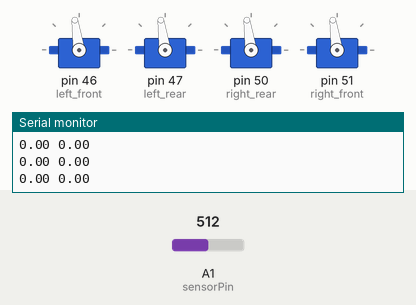
Recording of a sketch running on a simulated Arduino Mega 2560, built with avr-gcc and run on an emulated ATmega2560. Shown: 4 × servo, the last lines printed to the serial monitor. The inputs (shaded band) are chosen by the test bench; at power-on: A1 (sensorPin) = 512.

Above: at 1.7 s.
1.8 s: A1 (sensorPin) set to 492
At 3.1 s:
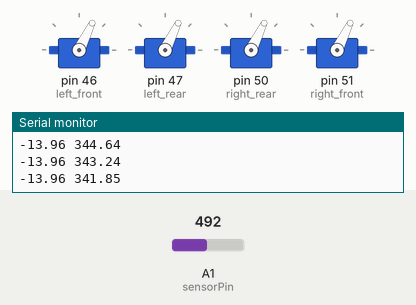
4.8 s: A1 (sensorPin) set to 349
At 5.75 s:
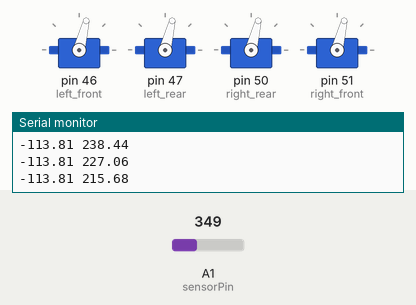
7.8 s: A1 (sensorPin) set to 369
Timing chart, 0 to 16.8 s (numbered marks = the images above; inputs shaded):
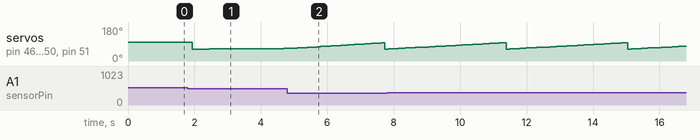

The sketch:

gyro_test.ino
```cpp
# include <Servo.h>   // include the library of servo motor control

// define the control pin of each motor
const byte left_front = 46;
const byte left_rear = 47;
const byte right_rear = 50;
const byte right_front = 51;


int sensorPin = A1;         //define the pin that gyro is connected
int T = 100;                // T is the time of one loop, 0.1 sec
int sensorValue = 0;        // read out value of sensor
float gyroSupplyVoltage = 5;    // supply voltage for gyro
float gyroZeroVoltage = 0;  // the value of voltage when gyro is zero
float gyroSensitivity = 0.007;  // gyro sensitivity unit is (mv/degree/second) get from datasheet
float rotationThreshold = 1.5;  // because of gyro drifting, defining rotation angular velocity less
                                // than this value will be ignored
float gyroRate = 0;         // read out value of sensor in voltage
float currentAngle = 0;     // current angle calculated by angular velocity integral on
byte serialRead = 0;        // for serial print control

// create servo objects for each motor
Servo left_front_motor;
Servo left_rear_motor;
Servo right_rear_motor;
Servo right_front_motor;

int speed_val = 0;

//PID Parameters
float desiredAngle = 50;

float u = 0;

float error = 0;
float prevError = 0;
float errorDiff = 0;
float errorInt = 0;

float P = 1;
float I = 0;
float D = 0;

void setup() {
    // put your setup code here, to run once:
    Serial.begin(9600);

    // this section is initialize the sensor, find the value of voltage when gyro is zero
    int i;
    float sum = 0;
    pinMode(sensorPin,INPUT);

    Serial.println("please keep the sensor still for calibration");
    Serial.println("get the gyro zero voltage");

    for (i=0;i<100;i++) // read 100 values of voltage when gyro is at still, to calculate the zero-drift.
    {
        sensorValue = analogRead(sensorPin);
        sum += sensorValue;
        delay(5);
    }

    gyroZeroVoltage = sum/100; // average the sum as the zero drifting

    enable_motors();
}


void loop() {
    // put your main code here, to run repeatedly:
    error = desiredAngle - currentAngle;

    errorDiff = (error - prevError) / T;
    errorInt = errorInt + error * T;


    u = P * error + I * errorInt + D * errorDiff;

    if (u > 500)
        u = 500;
    else if (u < -500)
        u = -500;

    speed_val = (int)u;

    prevError = error;

    rotate(u);

    if (Serial.available()) // Check for input from terminal
    {
        serialRead = Serial.read(); // Read input

        if (serialRead==49) // Check for flag to execute, 49 is ascii for 1
        {
            stop();
            disable_motors();
            Serial.end(); // end the serial communication to display the sensor data on monitor
        }
    }
    // convert the 0-1023 signal to 0-5v
    gyroRate = (analogRead(sensorPin)*gyroSupplyVoltage)/1023;
    // find the voltage offset the value of voltage when gyro is zero (still)
    gyroRate -= (gyroZeroVoltage/1023 * gyroSupplyVoltage);
    // read out voltage divided the gyro sensitivity to calculate the angular velocity
    float angularVelocity = gyroRate/ gyroSensitivity; // from Data Sheet, gyroSensitivity is 0.007 V/dps

    // if the angular velocity is less than the threshold, ignore it
    if (angularVelocity >= rotationThreshold || angularVelocity <= -rotationThreshold)
    {
        // we are running a loop in T (of T/1000 second).
        float angleChange = angularVelocity/(1000/T);
        currentAngle += angleChange;
    }

    // keep the angle between 0-360
    if (currentAngle < 0)
    {currentAngle += 360;}
    else if (currentAngle > 359)
    {currentAngle -= 360;}

    Serial.print(angularVelocity);
    Serial.print(" ");
    Serial.println(currentAngle);

    // control the time per loop
    delay (T);
}

void disable_motors(){
    left_front_motor.detach();
    left_rear_motor.detach();
    right_rear_motor.detach();
    right_front_motor.detach();
}


void enable_motors() {
    left_front_motor.attach(left_front);
    left_rear_motor.attach(left_rear);
    right_rear_motor.attach(right_rear);
    right_front_motor.attach(right_front);
}

void stop(){
    left_front_motor.writeMicroseconds(1500);
    left_rear_motor.writeMicroseconds(1500);
    right_rear_motor.writeMicroseconds(1500);
    right_front_motor.writeMicroseconds(1500);
}


void rotate(int pwr) {
    left_front_motor.writeMicroseconds(1500 + speed_val);
    left_rear_motor.writeMicroseconds(1500 + speed_val);
    right_rear_motor.writeMicroseconds(1500 + speed_val);
    right_front_motor.writeMicroseconds(1500 + speed_val);
}
```

Measured:
- the behaviour switches between 510 and 509 on A1 (sensorPin) (found by bisection; images 0 and 1)
- after the input at 1.8 s, servo on pin 46 (left_front), servo on pin 47 (left_rear), servo on pin 50 (right_rear), servo on pin 51 (right_front): 98° → 63° after 0.14 s, → 64° 0.51 s later, → 65° 0.81 s later, → 66° 0.71 s later, … (5 changes in this stretch)
